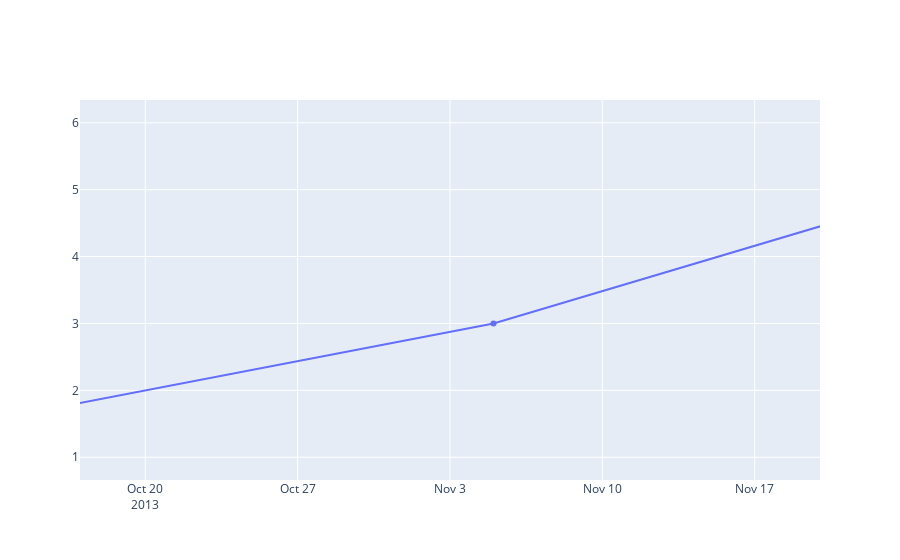

Notebook code cell kept with this figure:
### Code cell
import plotly.graph_objects as go
import datetime

x = [datetime.datetime(year=2013, month=10, day=4),
     datetime.datetime(year=2013, month=11, day=5),
     datetime.datetime(year=2013, month=12, day=6)]

fig = go.Figure(data=[go.Scatter(x=x, y=[1, 3, 6])])
# Use datetime objects to set xaxis range
fig.update_layout(xaxis_range=[datetime.datetime(2013, 10, 17),
                               datetime.datetime(2013, 11, 20)])
fig.show()

### Figure 1 — Plotly figure (JSON) as saved in the notebook; plotly's stock layout.template omitted (floating-point values rounded to 4 significant figures)
{"data": [{"type": "scatter", "x": ["2013-10-04T00:00:00", "2013-11-05T00:00:00", "2013-12-06T00:00:00"], "y": [1, 3, 6]}], "layout": {"xaxis": {"range": ["2013-10-17T00:00:00", "2013-11-20T00:00:00"]}}}
